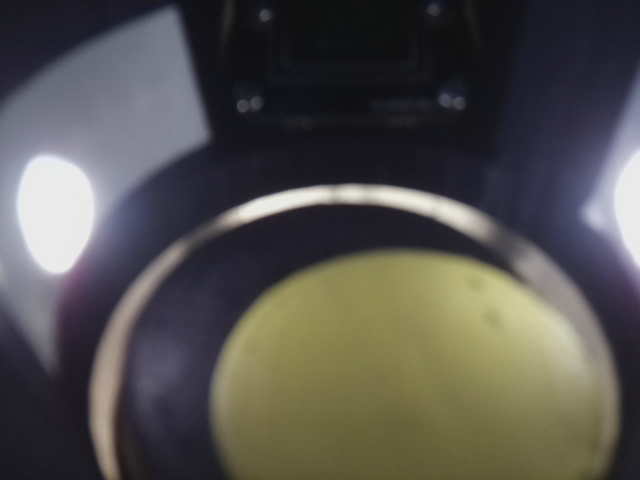
#> input picture OpenCV/Active/tokYellow.png, 640 x 480 px, given in place of the camera
$ python onInter.py   (older library calls are emulated)
#> lines starting #> are read from the running program, lines starting #| are printed output that depends on the picture
#!/usr/bin/python

import cv2
import numpy as np

# Range of HSV values of black for edge detection

# lowBoundB=np.array([0,0,0])
# upBoundB=np.array([360, 100, 80])

# Range of RGB values of Black for edge detection

lowBoundBRGB = np.array([0,0,0])
upBoundBRGB = np.array([40,40,40])

cam=cv2.VideoCapture(1)
kernelOpen=np.ones((5,5))
kernelClose=np.ones((20,20))

# x coord pixel floor and ceiling values - for line edges
LEFT_EDGE = 100
RIGHT_EDGE = 240

#
Y_MAX = 178
Y_MID_MAX = 155
Y_MIN = 42
Y_MID_MIN = 65

#
RT = False
RM = False
RB = False

# TRACKSQUARE : returns contour points of detected colors
# [89 lines left out: functions trackSquare, whatInter, not called in this run]

while True:
        ret, img=cam.read()
#> img is the input picture: shape (480, 640, 3); mean B, G, R 79.5, 82.1, 84.6
        img=cv2.resize(img,(340,220))
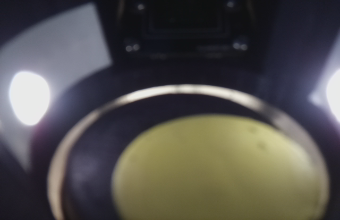
#> img: shape (220, 340, 3); mean B, G, R 79.4, 82, 84.5

        #imgHSV=cv2.cvtColor( img, cv2.COLOR_BGR2HSV )

        imgGRAY = cv2.cvtColor(img, cv2.COLOR_BGR2GRAY)
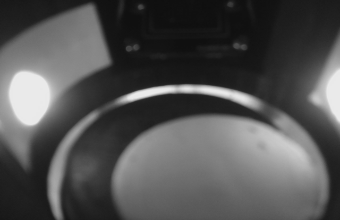
#> imgGRAY: shape (220, 340); min 15, max 234, mean 82.5
        cv2.inRange(imgGRAY, 10, 255)

        maskOpenGray=cv2.morphologyEx( imgGRAY, cv2.MORPH_OPEN, kernelOpen )
        maskCloseGray=cv2.morphologyEx( maskOpenGray, cv2.MORPH_CLOSE, kernelClose )
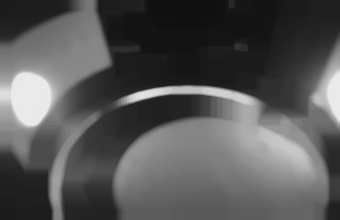
#> maskCloseGray: shape (220, 340); min 16, max 234, mean 86

        maskFinalGray=maskCloseGray
#> (the run stopped early here; a loop or call above may not have finished)
